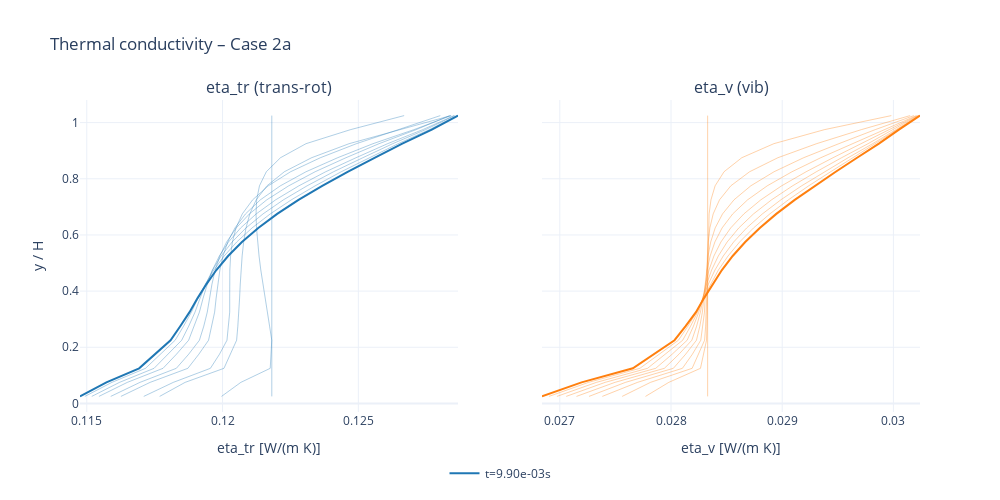

The notebook cell saved with this chart:
### Code cell
# Thermal conductivity profiles for Case 2a
N_TIME_SAMPLES = 10

U_hist = case2a["U_hist"]
t_hist = np.asarray(case2a["t_hist"])
n_steps = len(U_hist)
sample_count = min(N_TIME_SAMPLES, n_steps)
indices = np.linspace(0, n_steps - 1, sample_count, dtype=int)
indices = np.unique(indices)

fig = make_subplots(
    rows=1,
    cols=2,
    shared_yaxes=True,
    subplot_titles=("eta_tr (trans-rot)", "eta_v (vib)"),
)

for idx in indices:
    t = float(t_hist[idx])
    is_final = idx == indices[-1]
    y, eta_tr, eta_v = ff_helpers.extract_thermal_conductivity_profile_from_U(
        case2a, U_hist[idx]
    )
    fig.add_trace(
        go.Scatter(
            x=eta_tr,
            y=y,
            mode="lines",
            name=f"t={t:.2e}s",
            legendgroup="eta_tr",
            showlegend=bool(is_final),
            opacity=1.0 if is_final else 0.35,
            line=dict(width=2 if is_final else 1, color="#1f77b4"),
        ),
        row=1,
        col=1,
    )
    fig.add_trace(
        go.Scatter(
            x=eta_v,
            y=y,
            mode="lines",
            name=f"t={t:.2e}s",
            legendgroup="eta_v",
            showlegend=False,
            opacity=1.0 if is_final else 0.35,
            line=dict(width=2 if is_final else 1, color="#ff7f0e"),
        ),
        row=1,
        col=2,
    )

fig.update_xaxes(title_text="eta_tr [W/(m K)]", row=1, col=1)
fig.update_xaxes(title_text="eta_v [W/(m K)]", row=1, col=2)
fig.update_yaxes(title_text="y / H", row=1, col=1)
fig.update_layout(
    width=1000,
    height=500,
    title="Thermal conductivity – Case 2a",
    legend=dict(x=0.5, y=-0.15, xanchor="center", yanchor="top", orientation="h"),
)
fig.show()

### Figure 1 — Plotly figure (JSON) as saved in the notebook; plotly's stock layout.template omitted (floating-point values rounded to 4 significant figures)
{"data": [{"legendgroup": "eta_tr", "line": {"color": "#1f77b4", "width": 1}, "mode": "lines", "name": "t=0.00e+00s", "opacity": 0.35, "showlegend": false, "type": "scatter", "x": [0.1218, 0.1218, 0.1218, 0.1218, 0.1218, 0.1218, 0.1218, 0.1218, 0.1218, 0.1218, 0.1218, 0.1218, 0.1218, 0.1218, 0.1218, 0.1218, 0.1218, 0.1218, 0.1218, 0.1218, 0.1218], "xaxis": "x", "y": [0.025, 0.075, 0.125, 0.175, 0.225, 0.275, 0.325, 0.375, 0.425, 0.475, 0.525, 0.575, 0.625, 0.675, 0.725, 0.775, 0.825, 0.875, 0.925, 0.975, 1.025], "yaxis": "y"}, {"legendgroup": "eta_v", "line": {"color": "#ff7f0e", "width": 1}, "mode": "lines", "name": "t=0.00e+00s", "opacity": 0.35, "showlegend": false, "type": "scatter", "x": [0.02833, 0.02833, 0.02833, 0.02833, 0.02833, 0.02833, 0.02833, 0.02833, 0.02833, 0.02833, 0.02833, 0.02833, 0.02833, 0.02833, 0.02833, 0.02833, 0.02833, 0.02833, 0.02833, 0.02833, 0.02833], "xaxis": "x2", "y": [0.025, 0.075, 0.125, 0.175, 0.225, 0.275, 0.325, 0.375, 0.425, 0.475, 0.525, 0.575, 0.625, 0.675, 0.725, 0.775, 0.825, 0.875, 0.925, 0.975, 1.025], "yaxis": "y2"}, {"legendgroup": "eta_tr", "line": {"color": "#1f77b4", "width": 1}, "mode": "lines", "name": "t=1.10e-03s", "opacity": 0.35, "showlegend": false, "type": "scatter", "x": [0.12, 0.1207, 0.1218, 0.1218, 0.1218, 0.1217, 0.1216, 0.1216, 0.1215, 0.1214, 0.1213, 0.1213, 0.1213, 0.1212, 0.1213, 0.1214, 0.1216, 0.1221, 0.1231, 0.1247, 0.1267], "xaxis": "x", "y": [0.025, 0.075, 0.125, 0.175, 0.225, 0.275, 0.325, 0.375, 0.425, 0.475, 0.525, 0.575, 0.625, 0.675, 0.725, 0.775, 0.825, 0.875, 0.925, 0.975, 1.025], "yaxis": "y"}, {"legendgroup": "eta_v", "line": {"color": "#ff7f0e", "width": 1}, "mode": "lines", "name": "t=1.10e-03s", "opacity": 0.35, "showlegend": false, "type": "scatter", "x": [0.02777, 0.02798, 0.02827, 0.02829, 0.02832, 0.02832, 0.02833, 0.02833, 0.02833, 0.02833, 0.02833, 0.02833, 0.02834, 0.02834, 0.02836, 0.0284, 0.02848, 0.02864, 0.02892, 0.02938, 0.02998], "xaxis": "x2", "y": [0.025, 0.075, 0.125, 0.175, 0.225, 0.275, 0.325, 0.375, 0.425, 0.475, 0.525, 0.575, 0.625, 0.675, 0.725, 0.775, 0.825, 0.875, 0.925, 0.975, 1.025], "yaxis": "y2"}, {"legendgroup": "eta_tr", "line": {"color": "#1f77b4", "width": 1}, "mode": "lines", "name": "t=2.20e-03s", "opacity": 0.35, "showlegend": false, "type": "scatter", "x": [0.1177, 0.1186, 0.1201, 0.1203, 0.1205, 0.1206, 0.1206, 0.1206, 0.1207, 0.1207, 0.1207, 0.1208, 0.1209, 0.121, 0.1212, 0.1216, 0.1223, 0.1233, 0.1247, 0.1265, 0.1284], "xaxis": "x", "y": [0.025, 0.075, 0.125, 0.175, 0.225, 0.275, 0.325, 0.375, 0.425, 0.475, 0.525, 0.575, 0.625, 0.675, 0.725, 0.775, 0.825, 0.875, 0.925, 0.975, 1.025], "yaxis": "y"}, {"legendgroup": "eta_v", "line": {"color": "#ff7f0e", "width": 1}, "mode": "lines", "name": "t=2.20e-03s", "opacity": 0.35, "showlegend": false, "type": "scatter", "x": [0.02756, 0.02782, 0.02819, 0.02825, 0.0283, 0.02831, 0.02832, 0.02832, 0.02832, 0.02832, 0.02833, 0.02833, 0.02835, 0.02838, 0.02844, 0.02854, 0.02871, 0.02896, 0.02931, 0.02971, 0.03015], "xaxis": "x2", "y": [0.025, 0.075, 0.125, 0.175, 0.225, 0.275, 0.325, 0.375, 0.425, 0.475, 0.525, 0.575, 0.625, 0.675, 0.725, 0.775, 0.825, 0.875, 0.925, 0.975, 1.025], "yaxis": "y2"}, {"legendgroup": "eta_tr", "line": {"color": "#1f77b4", "width": 1}, "mode": "lines", "name": "t=3.30e-03s", "opacity": 0.35, "showlegend": false, "type": "scatter", "x": [0.1171, 0.1182, 0.1196, 0.1199, 0.1202, 0.1202, 0.1203, 0.1203, 0.1203, 0.1203, 0.1203, 0.1204, 0.1205, 0.1207, 0.1211, 0.1217, 0.1225, 0.1236, 0.1249, 0.1265, 0.128], "xaxis": "x", "y": [0.025, 0.075, 0.125, 0.175, 0.225, 0.275, 0.325, 0.375, 0.425, 0.475, 0.525, 0.575, 0.625, 0.675, 0.725, 0.775, 0.825, 0.875, 0.925, 0.975, 1.025], "yaxis": "y"}, {"legendgroup": "eta_v", "line": {"color": "#ff7f0e", "width": 1}, "mode": "lines", "name": "t=3.30e-03s", "opacity": 0.35, "showlegend": false, "type": "scatter", "x": [0.02738, 0.0277, 0.0281, 0.02819, 0.02827, 0.02829, 0.0283, 0.02831, 0.02831, 0.02832, 0.02833, 0.02836, 0.0284, 0.02846, 0.02857, 0.02872, 0.02893, 0.02919, 0.02951, 0.02984, 0.03018], "xaxis": "x2", "y": [0.025, 0.075, 0.125, 0.175, 0.225, 0.275, 0.325, 0.375, 0.425, 0.475, 0.525, 0.575, 0.625, 0.675, 0.725, 0.775, 0.825, 0.875, 0.925, 0.975, 1.025], "yaxis": "y2"}, {"legendgroup": "eta_tr", "line": {"color": "#1f77b4", "width": 1}, "mode": "lines", "name": "t=4.40e-03s", "opacity": 0.35, "showlegend": false, "type": "scatter", "x": [0.1163, 0.1173, 0.1187, 0.1191, 0.1195, 0.1196, 0.1197, 0.1198, 0.1198, 0.1199, 0.12, 0.1202, 0.1205, 0.1208, 0.1214, 0.1221, 0.1231, 0.1242, 0.1255, 0.127, 0.1284], "xaxis": "x", "y": [0.025, 0.075, 0.125, 0.175, 0.225, 0.275, 0.325, 0.375, 0.425, 0.475, 0.525, 0.575, 0.625, 0.675, 0.725, 0.775, 0.825, 0.875, 0.925, 0.975, 1.025], "yaxis": "y"}, {"legendgroup": "eta_v", "line": {"color": "#ff7f0e", "width": 1}, "mode": "lines", "name": "t=4.40e-03s", "opacity": 0.35, "showlegend": false, "type": "scatter", "x": [0.02726, 0.02759, 0.02802, 0.02813, 0.02823, 0.02826, 0.02828, 0.02829, 0.02831, 0.02832, 0.02835, 0.02839, 0.02846, 0.02856, 0.02869, 0.02887, 0.02909, 0.02935, 0.02963, 0.02991, 0.03021], "xaxis": "x2", "y": [0.025, 0.075, 0.125, 0.175, 0.225, 0.275, 0.325, 0.375, 0.425, 0.475, 0.525, 0.575, 0.625, 0.675, 0.725, 0.775, 0.825, 0.875, 0.925, 0.975, 1.025], "yaxis": "y2"}, {"legendgroup": "eta_tr", "line": {"color": "#1f77b4", "width": 1}, "mode": "lines", "name": "t=5.50e-03s", "opacity": 0.35, "showlegend": false, "type": "scatter", "x": [0.1159, 0.117, 0.1183, 0.1188, 0.1191, 0.1193, 0.1194, 0.1195, 0.1196, 0.1197, 0.1199, 0.1202, 0.1205, 0.121, 0.1216, 0.1224, 0.1234, 0.1245, 0.1258, 0.1271, 0.1284], "xaxis": "x", "y": [0.025, 0.075, 0.125, 0.175, 0.225, 0.275, 0.325, 0.375, 0.425, 0.475, 0.525, 0.575, 0.625, 0.675, 0.725, 0.775, 0.825, 0.875, 0.925, 0.975, 1.025], "yaxis": "y"}, {"legendgroup": "eta_v", "line": {"color": "#ff7f0e", "width": 1}, "mode": "lines", "name": "t=5.50e-03s", "opacity": 0.35, "showlegend": false, "type": "scatter", "x": [0.02715, 0.0275, 0.02794, 0.02807, 0.02819, 0.02823, 0.02826, 0.02829, 0.02831, 0.02834, 0.02839, 0.02845, 0.02854, 0.02866, 0.02881, 0.029, 0.02922, 0.02946, 0.02972, 0.02996, 0.03022], "xaxis": "x2", "y": [0.025, 0.075, 0.125, 0.175, 0.225, 0.275, 0.325, 0.375, 0.425, 0.475, 0.525, 0.575, 0.625, 0.675, 0.725, 0.775, 0.825, 0.875, 0.925, 0.975, 1.025], "yaxis": "y2"}, {"legendgroup": "eta_tr", "line": {"color": "#1f77b4", "width": 1}, "mode": "lines", "name": "t=6.60e-03s", "opacity": 0.35, "showlegend": false, "type": "scatter", "x": [0.1154, 0.1165, 0.1178, 0.1183, 0.1188, 0.119, 0.1191, 0.1193, 0.1194, 0.1196, 0.1199, 0.1202, 0.1207, 0.1212, 0.122, 0.1228, 0.1238, 0.1249, 0.1261, 0.1274, 0.1285], "xaxis": "x", "y": [0.025, 0.075, 0.125, 0.175, 0.225, 0.275, 0.325, 0.375, 0.425, 0.475, 0.525, 0.575, 0.625, 0.675, 0.725, 0.775, 0.825, 0.875, 0.925, 0.975, 1.025], "yaxis": "y"}, {"legendgroup": "eta_v", "line": {"color": "#ff7f0e", "width": 1}, "mode": "lines", "name": "t=6.60e-03s", "opacity": 0.35, "showlegend": false, "type": "scatter", "x": [0.02706, 0.02741, 0.02786, 0.02801, 0.02815, 0.0282, 0.02825, 0.02828, 0.02832, 0.02837, 0.02843, 0.02851, 0.02861, 0.02874, 0.0289, 0.02909, 0.02931, 0.02953, 0.02977, 0.02999, 0.03023], "xaxis": "x2", "y": [0.025, 0.075, 0.125, 0.175, 0.225, 0.275, 0.325, 0.375, 0.425, 0.475, 0.525, 0.575, 0.625, 0.675, 0.725, 0.775, 0.825, 0.875, 0.925, 0.975, 1.025], "yaxis": "y2"}, {"legendgroup": "eta_tr", "line": {"color": "#1f77b4", "width": 1}, "mode": "lines", "name": "t=7.70e-03s", "opacity": 0.35, "showlegend": false, "type": "scatter", "x": [0.1152, 0.1162, 0.1175, 0.118, 0.1185, 0.1188, 0.119, 0.1192, 0.1194, 0.1196, 0.1199, 0.1204, 0.1209, 0.1215, 0.1222, 0.1231, 0.1241, 0.1252, 0.1263, 0.1275, 0.1286], "xaxis": "x", "y": [0.025, 0.075, 0.125, 0.175, 0.225, 0.275, 0.325, 0.375, 0.425, 0.475, 0.525, 0.575, 0.625, 0.675, 0.725, 0.775, 0.825, 0.875, 0.925, 0.975, 1.025], "yaxis": "y"}, {"legendgroup": "eta_v", "line": {"color": "#ff7f0e", "width": 1}, "mode": "lines", "name": "t=7.70e-03s", "opacity": 0.35, "showlegend": false, "type": "scatter", "x": [0.02697, 0.02733, 0.02779, 0.02795, 0.02811, 0.02818, 0.02824, 0.02829, 0.02834, 0.0284, 0.02847, 0.02856, 0.02868, 0.02882, 0.02899, 0.02917, 0.02938, 0.02959, 0.02981, 0.03002, 0.03023], "xaxis": "x2", "y": [0.025, 0.075, 0.125, 0.175, 0.225, 0.275, 0.325, 0.375, 0.425, 0.475, 0.525, 0.575, 0.625, 0.675, 0.725, 0.775, 0.825, 0.875, 0.925, 0.975, 1.025], "yaxis": "y2"}, {"legendgroup": "eta_tr", "line": {"color": "#1f77b4", "width": 1}, "mode": "lines", "name": "t=8.80e-03s", "opacity": 0.35, "showlegend": false, "type": "scatter", "x": [0.1149, 0.1159, 0.1172, 0.1177, 0.1183, 0.1186, 0.1189, 0.1191, 0.1194, 0.1197, 0.1201, 0.1205, 0.1211, 0.1218, 0.1225, 0.1234, 0.1244, 0.1254, 0.1265, 0.1276, 0.1286], "xaxis": "x", "y": [0.025, 0.075, 0.125, 0.175, 0.225, 0.275, 0.325, 0.375, 0.425, 0.475, 0.525, 0.575, 0.625, 0.675, 0.725, 0.775, 0.825, 0.875, 0.925, 0.975, 1.025], "yaxis": "y"}, {"legendgroup": "eta_v", "line": {"color": "#ff7f0e", "width": 1}, "mode": "lines", "name": "t=8.80e-03s", "opacity": 0.35, "showlegend": false, "type": "scatter", "x": [0.0269, 0.02726, 0.02772, 0.0279, 0.02807, 0.02815, 0.02823, 0.02829, 0.02835, 0.02843, 0.02851, 0.02862, 0.02874, 0.02889, 0.02906, 0.02924, 0.02944, 0.02964, 0.02984, 0.03004, 0.03024], "xaxis": "x2", "y": [0.025, 0.075, 0.125, 0.175, 0.225, 0.275, 0.325, 0.375, 0.425, 0.475, 0.525, 0.575, 0.625, 0.675, 0.725, 0.775, 0.825, 0.875, 0.925, 0.975, 1.025], "yaxis": "y2"}, {"legendgroup": "eta_tr", "line": {"color": "#1f77b4", "width": 2}, "mode": "lines", "name": "t=9.90e-03s", "opacity": 1, "showlegend": true, "type": "scatter", "x": [0.1148, 0.1157, 0.1169, 0.1175, 0.1181, 0.1184, 0.1188, 0.1191, 0.1194, 0.1198, 0.1202, 0.1207, 0.1213, 0.122, 0.1228, 0.1237, 0.1246, 0.1256, 0.1266, 0.1277, 0.1287], "xaxis": "x", "y": [0.025, 0.075, 0.125, 0.175, 0.225, 0.275, 0.325, 0.375, 0.425, 0.475, 0.525, 0.575, 0.625, 0.675, 0.725, 0.775, 0.825, 0.875, 0.925, 0.975, 1.025], "yaxis": "y"}, {"legendgroup": "eta_v", "line": {"color": "#ff7f0e", "width": 2}, "mode": "lines", "name": "t=9.90e-03s", "opacity": 1, "showlegend": false, "type": "scatter", "x": [0.02684, 0.0272, 0.02766, 0.02785, 0.02803, 0.02813, 0.02822, 0.0283, 0.02837, 0.02846, 0.02855, 0.02867, 0.0288, 0.02895, 0.02911, 0.02929, 0.02948, 0.02967, 0.02987, 0.03005, 0.03024], "xaxis": "x2", "y": [0.025, 0.075, 0.125, 0.175, 0.225, 0.275, 0.325, 0.375, 0.425, 0.475, 0.525, 0.575, 0.625, 0.675, 0.725, 0.775, 0.825, 0.875, 0.925, 0.975, 1.025], "yaxis": "y2"}], "layout": {"annotations": [{"font": {"size": 16}, "showarrow": false, "text": "eta_tr (trans-rot)", "x": 0.225, "xanchor": "center", "xref": "paper", "y": 1, "yanchor": "bottom", "yref": "paper"}, {"font": {"size": 16}, "showarrow": false, "text": "eta_v (vib)", "x": 0.775, "xanchor": "center", "xref": "paper", "y": 1, "yanchor": "bottom", "yref": "paper"}], "height": 500, "legend": {"orientation": "h", "x": 0.5, "xanchor": "center", "y": -0.15, "yanchor": "top"}, "title": {"text": "Thermal conductivity – Case 2a"}, "width": 1000, "xaxis": {"anchor": "y", "domain": [0, 0.45], "title": {"text": "eta_tr [W/(m K)]"}}, "xaxis2": {"anchor": "y2", "domain": [0.55, 1], "title": {"text": "eta_v [W/(m K)]"}}, "yaxis": {"anchor": "x", "domain": [0, 1], "title": {"text": "y / H"}}, "yaxis2": {"anchor": "x2", "domain": [0, 1], "matches": "y", "showticklabels": false}}}
